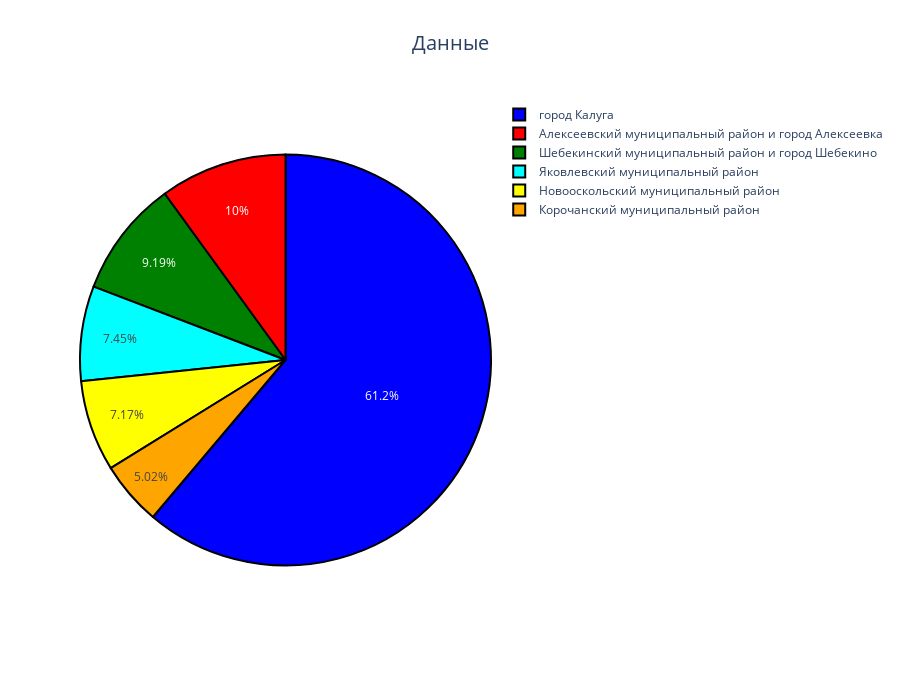

The code cell stored with this chart in its notebook:
### Markdown cell above
# Пункт 4

### Code cell
colors = ['red', 'orange', 'yellow', 'green', 'cyan', 'blue', 'violet']

fig = go.Figure(data=[
    go.Pie(name='Pie', labels = data['district'], values=data['empl_total'])
])
fig.update_traces(
    marker=dict(
        colors=colors,
        line=dict(
            color="black",
            width=2
        )
    )
)
fig.update_layout(width=None, height=700,
                title=dict(
                    text="Данные",
                    font_size=20,
                    x=0.5
                ),
)
fig.show()

### Figure 1 — Plotly figure (JSON) as saved in the notebook; plotly's stock layout.template omitted (floating-point values rounded to 4 significant figures)
{"data": [{"labels": ["Алексеевский муниципальный район и город Алексеевка", "Корочанский муниципальный район", "Новооскольский муниципальный район", "Шебекинский муниципальный район и город Шебекино", "Яковлевский муниципальный район", "город Калуга"], "marker": {"colors": ["red", "orange", "yellow", "green", "cyan", "blue", "violet"], "line": {"color": "black", "width": 2}}, "name": "Pie", "type": "pie", "values": [19027, 9547, 13647, 17482, 14175, 116345]}], "layout": {"height": 700, "title": {"font": {"size": 20}, "text": "Данные", "x": 0.5}}}
